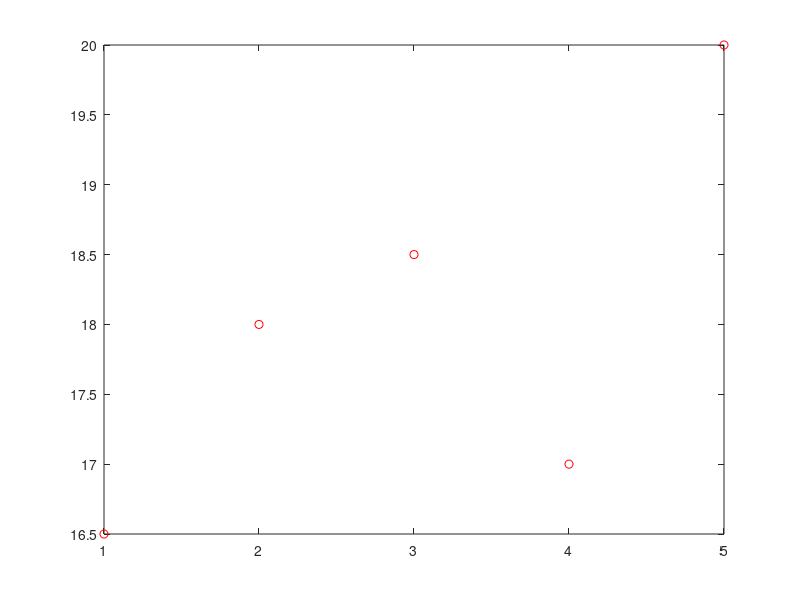

MATLAB code for this plot:
x=[1 2 3 4 5];
y=[16.5 18 18.5 17 20];
[filas n]=size(x);
for i=1:n
  xy(i)=x(i)*y(i);
  x2(i)=x(i)^2;
end
fprintf('\n x:'),fprintf('%i ',x);
fprintf('\n y:'),fprintf('%i ',y);
fprintf('\n xy:'),fprintf('%i ',xy);
fprintf('\n x^2:'),fprintf('%i ',x2);
sumatoriax=0;sumatoriay=0;sumatoriaxy=0;sumatoriax2=0;
for i=1:n
  sumatoriax=sumatoriax+x(i);
  sumatoriay=sumatoriay+y(i);
  sumatoriaxy=sumatoriaxy+xy(i);
  sumatoriax2=sumatoriax2+x2(i);
end
fprintf('\nsum x= %i',sumatoriax)
fprintf('\nsum y= %i',sumatoriay)
fprintf('\nsum xy= %i',sumatoriaxy)
fprintf('\nsum x^2= %i',sumatoriax2)
b=(sumatoriaxy-(sumatoriax*sumatoriay/n))/(sumatoriax2-(sumatoriax^2/n));
m=(sumatoriay/n)-b*(sumatoriax/n);
fprintf('\ny=%f + (%f)x',b,m);
plot(x,y,'or')
hold on

x=[1 2 3 4 5];
y=[16.5 18 18.5 17 20];
[filas n]=size(x);
for i=1:n 
yteo(i)=b+x(i)*m
%fprintf('\n yteo:')
%fprintf('%i ',b+m*x)
end
fprintf('\n')
